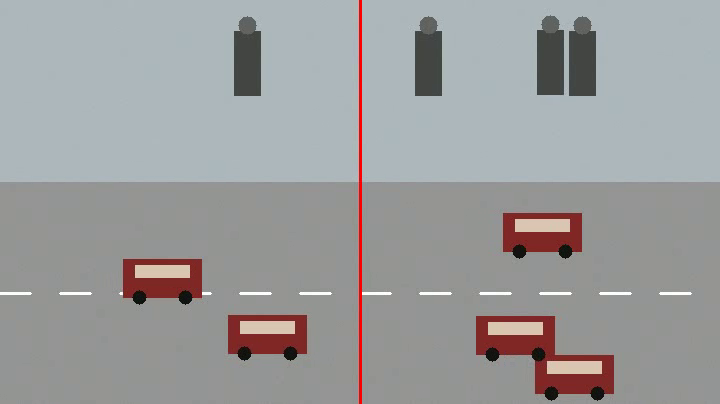
#> input picture frame 15 of data/traffic_clip.mp4, 720 x 404 px
$ python video_analytics.py
#> lines starting #> are read from the running program, lines starting #| are printed output that depends on the picture; after the words box and inside, x2 and y2 are one past the last pixel; in counts of white or black regions, pixels touching at a corner belong together
### config.py
from __future__ import annotations
import os

#  File-system layout

BASE_DIR = os.path.dirname(os.path.abspath(__file__))
DATA_DIR = os.path.join(BASE_DIR, "data")
OUTPUT_DIR = os.path.join(BASE_DIR, "outputs")
for _d in (DATA_DIR, OUTPUT_DIR):
    os.makedirs(_d, exist_ok=True)

SYNTHETIC_VIDEO = os.path.join(DATA_DIR, "traffic_clip.mp4")
ANNOTATED_VIDEO = os.path.join(OUTPUT_DIR, "annotated_traffic.mp4")
TIMESERIES_CSV = os.path.join(DATA_DIR, "traffic_timeseries.csv")

#  Object classes (COCO ids used by YOLO)
# We monitor people and cars - exactly the two classes in the reference video.
CLASSES = {
    0: {"name": "person", "color": (0, 255, 0)},
    2: {"name": "car",    "color": (0, 165, 255)},
}
TARGET_CLASS_IDS = list(CLASSES.keys())


#  Monitored locations (cameras)

ZONES = {
    "JCT_MainRoad":   {"site": "Public Street",   "road_capacity": 40, "ped_capacity": 60},
    "GATE_Campus":    {"site": "Smart Campus",    "road_capacity": 25, "ped_capacity": 120},
    "HUB_StationFwd": {"site": "Transport Hub",   "road_capacity": 30, "ped_capacity": 200},
    "MALL_CarParkIn": {"site": "Commercial Area", "road_capacity": 50, "ped_capacity": 90},
}


#  Computer-vision settings
DETECTION_CONFIDENCE = 0.40
NMS_THRESHOLD = 0.45
YOLO_WEIGHTS = "yolov8n.pt"


# Centroid tracker
MAX_TRACK_DISTANCE = 70
MAX_DISAPPEARED = 20


#  Congestion thresholds (fraction of capacity)
DENSITY_BANDS = [
    (0.00, 0.35, "Free-flow"),
    (0.35, 0.65, "Busy"),
    (0.65, 0.85, "Heavy"),
    (0.85, 10.0, "Congested"),
]


#  Analytics settings
ANOMALY_CONTAMINATION = 0.02
ANOMALY_Z_THRESHOLD = 3.0
FORECAST_HORIZON = 12          # 12 x 5 min = 1 hour look-ahead
SAMPLE_INTERVAL_MIN = 5
FORECAST_NOW = "2026-05-20 08:00"

RANDOM_SEED = 42

### synthetic_data.py
from __future__ import annotations
import numpy as np
import pandas as pd
import cv2
import config


#  1. Synthetic traffic video (cars + people)
def generate_traffic_clip(path: str = config.SYNTHETIC_VIDEO,
                          frames: int = 150,
                          fps: int = 20,
                          size=(720, 405),
                          n_cars: int = 5,
                          n_people: int = 4,
                          seed: int = config.RANDOM_SEED) -> str:
    """Render a road scene with cars on the road and people on the pavement."""
    rng = np.random.default_rng(seed)
    w, h = size
    road_top = int(h * 0.45)            # carriageway occupies lower half
    writer = cv2.VideoWriter(path, cv2.VideoWriter_fourcc(*"mp4v"), fps, size)
    if not writer.isOpened():           # pragma: no cover
        raise RuntimeError(f"Could not open VideoWriter for {path}")

    # Cars: move mostly horizontally along the road.
    car_pos = np.column_stack([
        rng.uniform(0, w - 90, n_cars),
        rng.uniform(road_top + 10, h - 50, n_cars),
    ])
    car_vel = np.column_stack([
        rng.choice([-4.0, -3.0, 3.0, 4.0], n_cars),
        rng.uniform(-0.4, 0.4, n_cars),
    ])
    car_wh = np.tile([78, 38], (n_cars, 1))

    # People: move slowly on the pavement (upper area).
    ped_pos = np.column_stack([
        rng.uniform(0, w - 30, n_people),
        rng.uniform(40, road_top - 80, n_people),
    ])
    ped_vel = rng.uniform(-1.8, 1.8, size=(n_people, 2))
    ped_wh = np.tile([26, 64], (n_people, 1))

    for _ in range(frames):
        frame = np.full((h, w, 3), 150, np.uint8)              # tarmac grey
        frame[:road_top] = (190, 185, 175)                     # pavement
        frame += rng.integers(-5, 5, frame.shape, dtype=np.int16).astype(np.uint8)
        # Lane markings + counting line.
        for lx in range(0, w, 60):
            cv2.line(frame, (lx, (road_top + h) // 2), (lx + 30, (road_top + h) // 2),
                     (255, 255, 255), 2)
        cv2.line(frame, (w // 2, 0), (w // 2, h), (0, 0, 255), 2)

        # Update + draw cars.
        car_pos += car_vel
        for i in range(n_cars):
            if car_pos[i, 0] < -90: car_pos[i, 0] = w
            if car_pos[i, 0] > w:   car_pos[i, 0] = -car_wh[i, 0]
            car_pos[i, 1] = np.clip(car_pos[i, 1], road_top + 5, h - car_wh[i, 1] - 5)
            x, y = car_pos[i].astype(int); bw, bh = car_wh[i]
            cv2.rectangle(frame, (x, y), (x + bw, y + bh), (40, 40, 130), -1)
            cv2.rectangle(frame, (x + 12, y + 6), (x + bw - 12, y + 18), (180, 200, 220), -1)
            cv2.circle(frame, (x + 16, y + bh), 7, (20, 20, 20), -1)
            cv2.circle(frame, (x + bw - 16, y + bh), 7, (20, 20, 20), -1)

        # Update + draw people.
        ped_pos += ped_vel
        for i in range(n_people):
            for ax, lim in enumerate((w - ped_wh[i, 0], road_top - 80 - ped_wh[i, 1])):
                if ped_pos[i, ax] < (0 if ax == 0 else 30) or ped_pos[i, ax] > lim:
                    ped_vel[i, ax] *= -1
                    ped_pos[i, ax] = np.clip(ped_pos[i, ax], 0 if ax == 0 else 30, lim)
            x, y = ped_pos[i].astype(int); bw, bh = ped_wh[i]
            cv2.rectangle(frame, (x, y), (x + bw, y + bh), (70, 70, 70), -1)
            cv2.circle(frame, (x + bw // 2, y - 6), 9, (100, 100, 100), -1)

        writer.write(frame)

    writer.release()
    return path


#  2. Aggregated multi-camera, multi-class time-series
# [44 lines left out: function generate_traffic_timeseries, not called in this run]


# [6 lines that do not run on import are left out]

### detection.py
from __future__ import annotations
from typing import List, Dict, Tuple
import os
import numpy as np
import cv2
import config

Detection = Dict[str, object]


class MultiClassDetector:

    def __init__(self, weights: str = config.YOLO_WEIGHTS,
                 conf: float = config.DETECTION_CONFIDENCE,
                 prefer_yolo: bool = True) -> None:
        self.conf = conf
        self.backend = "none"
        self._yolo = None
        self._hog = None
        self._car_cascade = None

        if prefer_yolo:
            self._try_init_yolo(weights)
        if self._yolo is None:
            self._init_opencv_fallback()

    # ------------------------------------------------------------------ #
    def _try_init_yolo(self, weights: str) -> None:
        try:
            from ultralytics import YOLO            # lazy import on purpose
            self._yolo = YOLO(weights)
            self.backend = "yolov8"
        except Exception:
            self._yolo = None                       # fall back below

    def _init_opencv_fallback(self) -> None:
        # Person detector (HOG + SVM) - always available in OpenCV.
        self._hog = cv2.HOGDescriptor()
        self._hog.setSVMDetector(cv2.HOGDescriptor_getDefaultPeopleDetector())
        # Car detector (Haar cascade) - bundled with OpenCV data.
        cascade_path = os.path.join(cv2.data.haarcascades, "haarcascade_car.xml")
        if os.path.exists(cascade_path):
            self._car_cascade = cv2.CascadeClassifier(cascade_path)
        self.backend = "opencv_fallback"

    # ------------------------------------------------------------------ #
    def detect(self, frame: np.ndarray) -> List[Detection]:
        if self._yolo is not None:
            return self._detect_yolo(frame)
        return self._detect_opencv(frame)

    # [17 lines left out: function _detect_yolo, not called in this run]

    def _detect_opencv(self, frame: np.ndarray) -> List[Detection]:
        gray = cv2.cvtColor(frame, cv2.COLOR_BGR2GRAY)
        out: List[Detection] = []

        # --- People (HOG) ---
        rects, weights = self._hog.detectMultiScale(
            gray, winStride=(4, 4), padding=(8, 8), scale=1.05)
        boxes = [[x, y, x + w, y + h] for (x, y, w, h) in rects]
        scores = [float(s) for s in weights]
        for i in self._nms(boxes, scores, config.NMS_THRESHOLD):
            confidence = float(1.0 / (1.0 + np.exp(-scores[i])))
            if confidence < self.conf:
                continue
            x1, y1, x2, y2 = boxes[i]
            out.append({"bbox": (int(x1), int(y1), int(x2), int(y2)),
                        "confidence": round(confidence, 3),
                        "class_id": 0, "label": "person"})

        # --- Cars (Haar cascade if available, else colour+shape heuristic) ---
        car_boxes = []
        if self._car_cascade is not None and not self._car_cascade.empty():
            cars = self._car_cascade.detectMultiScale(gray, 1.1, 2)
            car_boxes = [[x, y, x + w, y + h] for (x, y, w, h) in cars]
        else:
            car_boxes = self._detect_cars_heuristic(frame)
        for (x1, y1, x2, y2) in car_boxes:
            out.append({"bbox": (int(x1), int(y1), int(x2), int(y2)),
                        "confidence": 0.6, "class_id": 2, "label": "car"})
        return out

    @staticmethod
    def _detect_cars_heuristic(frame: np.ndarray) -> List[List[int]]:
        h, w = frame.shape[:2]
        road = frame[int(h * 0.45):, :]
        hsv = cv2.cvtColor(road, cv2.COLOR_BGR2HSV)
        # Dark / saturated regions = vehicle bodies against light tarmac.
        mask = cv2.inRange(hsv, (0, 0, 0), (179, 255, 110))
        mask = cv2.morphologyEx(mask, cv2.MORPH_CLOSE, np.ones((5, 5), np.uint8))
        contours, _ = cv2.findContours(mask, cv2.RETR_EXTERNAL,
                                       cv2.CHAIN_APPROX_SIMPLE)
        boxes = []
        offset = int(h * 0.45)
        for c in contours:
            x, y, bw, bh = cv2.boundingRect(c)
            if bw >= 45 and 18 <= bh <= 90 and bw > bh:   # car-shaped
                boxes.append([x, y + offset, x + bw, y + offset + bh])
        return boxes

    @staticmethod
    def _nms(boxes, scores, iou_thr: float) -> List[int]:
        if not boxes:
            return []
        b = np.array(boxes, float); s = np.array(scores, float)
        x1, y1, x2, y2 = b[:, 0], b[:, 1], b[:, 2], b[:, 3]
        areas = (x2 - x1 + 1) * (y2 - y1 + 1)
        order = s.argsort()[::-1]
        keep = []
        while order.size > 0:
            i = order[0]; keep.append(int(i))
            xx1 = np.maximum(x1[i], x1[order[1:]]); yy1 = np.maximum(y1[i], y1[order[1:]])
            xx2 = np.minimum(x2[i], x2[order[1:]]); yy2 = np.minimum(y2[i], y2[order[1:]])
            wd = np.maximum(0, xx2 - xx1 + 1); ht = np.maximum(0, yy2 - yy1 + 1)
            inter = wd * ht
            iou = inter / (areas[i] + areas[order[1:]] - inter)
            order = order[1:][iou <= iou_thr]
        return keep


def detection_centroid(bbox: Tuple[int, int, int, int]) -> Tuple[int, int]:
    x1, y1, x2, y2 = bbox
    return (x1 + x2) // 2, (y1 + y2) // 2


# [3 lines that do not run on import are left out]

### tracking.py
from __future__ import annotations
from collections import OrderedDict
from typing import Dict, List, Tuple
import numpy as np
import config


class CentroidTracker:
    """Greedy nearest-neighbour centroid tracker for a single class."""

    def __init__(self, max_distance: int = config.MAX_TRACK_DISTANCE,
                 max_disappeared: int = config.MAX_DISAPPEARED) -> None:
        self.next_id = 0
        self.objects: "OrderedDict[int, Tuple[int,int]]" = OrderedDict()
        self.disappeared: "OrderedDict[int, int]" = OrderedDict()
        self.max_distance = max_distance
        self.max_disappeared = max_disappeared

    def _register(self, c): self.objects[self.next_id] = c; self.disappeared[self.next_id] = 0; self.next_id += 1
    def _deregister(self, oid): del self.objects[oid]; del self.disappeared[oid]

    def update(self, centroids: List[Tuple[int, int]]) -> Dict[int, Tuple[int, int]]:
        if len(centroids) == 0:
            for oid in list(self.disappeared.keys()):
                self.disappeared[oid] += 1
                if self.disappeared[oid] > self.max_disappeared:
                    self._deregister(oid)
            return dict(self.objects)

        pts = np.array(centroids, float)
        if len(self.objects) == 0:
            for c in pts:
                self._register((int(c[0]), int(c[1])))
            return dict(self.objects)

        ids = list(self.objects.keys())
        obj = np.array(list(self.objects.values()), float)
        d = np.linalg.norm(obj[:, None, :] - pts[None, :, :], axis=2)
        rows = d.min(axis=1).argsort()
        cols = d.argmin(axis=1)[rows]
        used_r, used_c = set(), set()
        for r, c in zip(rows, cols):
            if r in used_r or c in used_c or d[r, c] > self.max_distance:
                continue
            oid = ids[r]
            self.objects[oid] = (int(pts[c][0]), int(pts[c][1]))
            self.disappeared[oid] = 0
            used_r.add(r); used_c.add(c)
        for r in set(range(d.shape[0])) - used_r:
            oid = ids[r]; self.disappeared[oid] += 1
            if self.disappeared[oid] > self.max_disappeared:
                self._deregister(oid)
        for c in set(range(d.shape[1])) - used_c:
            self._register((int(pts[c][0]), int(pts[c][1])))
        return dict(self.objects)


class LineCounter:
    """Counts crossings of a vertical line, by direction, for one class."""

    def __init__(self, line_x: int) -> None:
        self.line_x = line_x
        self.prev_x: Dict[int, int] = {}
        self.left_to_right = 0
        self.right_to_left = 0

    def update(self, objects: Dict[int, Tuple[int, int]]) -> None:
        for oid, (cx, _cy) in objects.items():
            if oid in self.prev_x:
                px = self.prev_x[oid]
                if px < self.line_x <= cx:
                    self.left_to_right += 1
                elif px >= self.line_x > cx:
                    self.right_to_left += 1
            self.prev_x[oid] = cx

    @property
    def total(self) -> int:
        return self.left_to_right + self.right_to_left


class MultiClassTracker:
    """Holds an independent tracker + counter for each monitored class."""

    def __init__(self, line_x: int) -> None:
        self.trackers = {cid: CentroidTracker() for cid in config.TARGET_CLASS_IDS}
        self.counters = {cid: LineCounter(line_x) for cid in config.TARGET_CLASS_IDS}

    def update(self, detections, centroid_fn):
        per_class_objs = {}
        for cid in config.TARGET_CLASS_IDS:
            cents = [centroid_fn(d["bbox"]) for d in detections if d["class_id"] == cid]
            objs = self.trackers[cid].update(cents)
            self.counters[cid].update(objs)
            per_class_objs[cid] = objs
        return per_class_objs


# [3 lines that do not run on import are left out]

### video_analytics.py
from __future__ import annotations
from typing import Dict, List
import numpy as np
import cv2
import config
from detection import MultiClassDetector, detection_centroid
from tracking import MultiClassTracker


# Xavfsiz klass ma'lumoti olish - topilmasa standart qiymat (xato bermaydi)
_DEFAULT_CLASS = {"name": "obj", "color": (200, 200, 200)}
def _cls(cid):
    return config.CLASSES.get(cid, _DEFAULT_CLASS)


def analyse_video(video_path: str = config.SYNTHETIC_VIDEO,
                  annotated_out: str = config.ANNOTATED_VIDEO,
                  write_annotated: bool = True) -> Dict[str, object]:
    cap = cv2.VideoCapture(video_path)
    if not cap.isOpened():
        raise FileNotFoundError(f"Cannot open video: {video_path}")
    width = int(cap.get(cv2.CAP_PROP_FRAME_WIDTH))
    height = int(cap.get(cv2.CAP_PROP_FRAME_HEIGHT))
    fps = cap.get(cv2.CAP_PROP_FPS) or 20.0

    detector = MultiClassDetector()
    mtrack = MultiClassTracker(line_x=width // 2)
    writer = None
    if write_annotated:
        writer = cv2.VideoWriter(annotated_out,
                                 cv2.VideoWriter_fourcc(*"mp4v"), fps, (width, height))

    per_frame = {cid: [] for cid in config.TARGET_CLASS_IDS}
    conf_acc = {cid: [] for cid in config.TARGET_CLASS_IDS}
    frame_idx = 0

    MAX_FRAMES = 600
    while True:
        ok, frame = cap.read()
        if not ok:
            break
        frame_idx += 1
        if frame_idx > MAX_FRAMES:
            break
        detections = detector.detect(frame)
        objs = mtrack.update(detections, detection_centroid)
        for cid in config.TARGET_CLASS_IDS:
            cdets = [d for d in detections if d["class_id"] == cid]
            per_frame[cid].append(len(cdets))
            if cdets:
                conf_acc[cid].append(float(np.mean([d["confidence"] for d in cdets])))
        if writer is not None:
            _annotate(frame, detections, objs, mtrack, width)
            writer.write(frame)

    cap.release()
    if writer is not None:
        writer.release()

    summary = {"backend": detector.backend, "frames_processed": frame_idx,
               "annotated_video": annotated_out if write_annotated else None,
               "classes": {}}
    for cid in config.TARGET_CLASS_IDS:
        name = _cls(cid)["name"]
        counts = np.array(per_frame[cid]) if per_frame[cid] else np.array([0])
        summary["classes"][name] = {
            "peak_count": int(counts.max()),
            "mean_count": round(float(counts.mean()), 2),
            "unique_tracks": mtrack.trackers[cid].next_id,
            "crossings_l2r": mtrack.counters[cid].left_to_right,
            "crossings_r2l": mtrack.counters[cid].right_to_left,
            "total_crossings": mtrack.counters[cid].total,
            "mean_confidence": round(float(np.mean(conf_acc[cid])), 3) if conf_acc[cid] else 0.0,
        }
    return summary


def _annotate(frame, detections, objs, mtrack, width) -> None:
    cv2.line(frame, (width // 2, 0), (width // 2, frame.shape[0]), (0, 0, 255), 2)
    for d in detections:
        x1, y1, x2, y2 = d["bbox"]
        color = _cls(d["class_id"])["color"]
        cv2.rectangle(frame, (x1, y1), (x2, y2), color, 2)
        cv2.putText(frame, f"{d['label']} {d['confidence']:.2f}", (x1, max(y1 - 6, 12)),
                    cv2.FONT_HERSHEY_SIMPLEX, 0.4, color, 1)
    for cid, omap in objs.items():
        color = _cls(cid)["color"]
        for oid, (cx, cy) in omap.items():
            cv2.circle(frame, (cx, cy), 3, color, -1)
            cv2.putText(frame, str(oid), (cx - 6, cy - 6),
                        cv2.FONT_HERSHEY_SIMPLEX, 0.4, color, 1)
    # HUD
    y = 22
    for cid in config.TARGET_CLASS_IDS:
        name = _cls(cid)["name"]; c = mtrack.counters[cid]
        cv2.putText(frame, f"{name}:  ->{c.left_to_right}  <-{c.right_to_left}  tot {c.total}",
                    (8, y), cv2.FONT_HERSHEY_SIMPLEX, 0.55,
                    _cls(cid)["color"], 2)
        y += 26


if __name__ == "__main__":
    import synthetic_data
    synthetic_data.generate_traffic_clip()
    s = analyse_video()
#> (the call stopped at in _try_init_yolo, `self._yolo = YOLO(weights)`: ultralytics is not available in this run)
#> in analyse_video, frame is the input picture: shape (404, 720, 3); mean B, G, R 157.2, 156.7, 156.5
#> in _detect_opencv, `gray = cv2.cvtColor(frame, cv2.COLOR_BGR2GRAY)`:
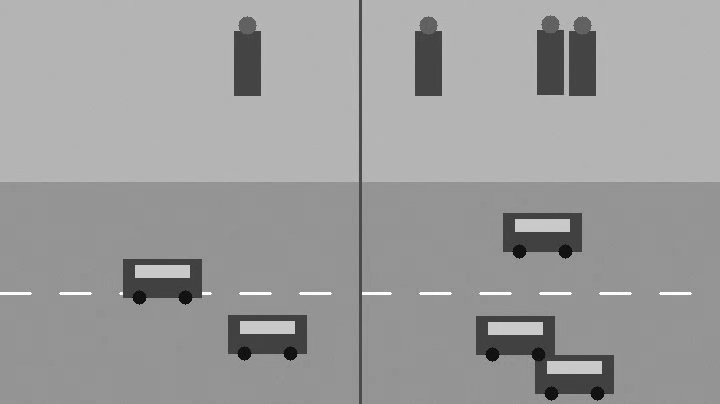
#> gray: shape (404, 720); min 8, max 255, mean 156.5
#> in _detect_opencv, `rects, weights = self._hog.detectMultiScale( gray, winStride=(4, 4), p..`: rects = [[506, 0, 86, 166]]; weights = [1.26]
#> in _detect_opencv, `boxes = [[x, y, x + w, y + h] for (x, y, w, h) in rects]`: boxes = [[506, 0, 592, 166]]
#> in _detect_opencv, `scores = [float(s) for s in weights]`: scores = [1.26]
#> in _nms, `b = np.array(boxes, float)`: b = [[506, 0, 592, 166]]
#> in _nms, `s = np.array(scores, float)`: s = [1.26]
#> in _nms, `x1, y1, x2, y2 = b[:, 0], b[:, 1], b[:, 2], b[:, 3]`: x1 = [506]; y1 = [0]; x2 = [592]; y2 = [166]
#> in _nms, `areas = (x2 - x1 + 1) * (y2 - y1 + 1)`: areas = [14529]
#> in _nms, `order = s.argsort()[::-1]`: order = [0]
#> the loop in _detect_opencv, `for i in self._nms(boxes, scores, config.NMS_THRESHOLD):` made 1 pass
#> (confidence, x1, y1, x2, y2) on pass 1: (0.778, 506, 0, 592, 166)
#> after the loop in _detect_opencv, `for i in self._nms(boxes, scores, config.NMS_THRESHOLD):`: out = 1 item
#> in _detect_cars_heuristic, `road = frame[int(h * 0.45):, :]`:
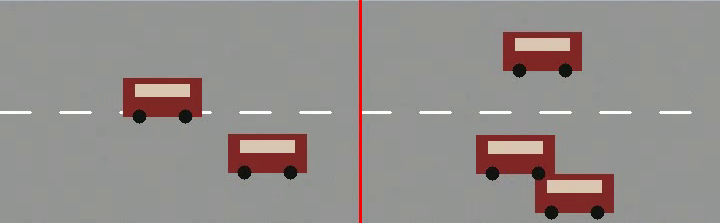
#> road: shape (223, 720, 3); mean B, G, R 139.5, 141.5, 147.9
#> in _detect_cars_heuristic, `mask = cv2.inRange(hsv, (0, 0, 0), (179, 255, 110))`:
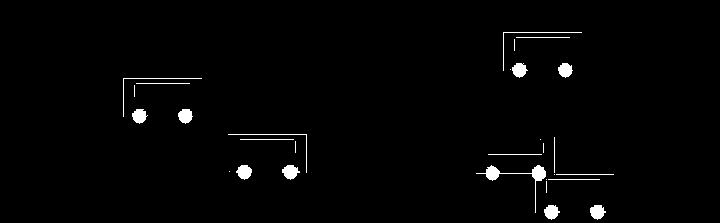
#> mask: shape (223, 720); 1.6% white; 29 white regions (10 under 20 px), largest, box (x1, y1, x2, y2) and area: (476, 165, 546, 213) 404, (282, 165, 300, 180) 177, (590, 205, 606, 220) 169
#> in _detect_cars_heuristic, `mask = cv2.morphologyEx(mask, cv2.MORPH_CLOSE, np.ones((5, 5), np.uint..`:
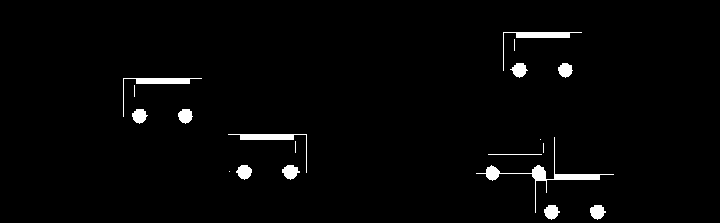
#> mask: shape (223, 720); 2.1% white; 19 white regions (6 under 20 px)
#> in _detect_cars_heuristic, `contours, _ = cv2.findContours(mask, cv2.RETR_EXTERNAL, cv2.CHAIN_APPR..`: contours = 19 contours, 7 with area under 20; largest, box (x1, y1, x2, y2) and area: (476, 137, 614, 213) 530, (228, 134, 307, 173) 266, (123, 78, 202, 117) 266, (503, 32, 582, 71) 266, (282, 165, 300, 180) 154
#> the loop in _detect_cars_heuristic, `for c in contours:` made 19 passes
#> (x, y, bw, bh) on passes 1, 2, 3, 4, 5, 9, 10, 11: (590, 205, 16, 15), (544, 205, 16, 15), (229, 171, 1, 1), (282, 165, 18, 15), (236, 165, 16, 15), (540, 139, 1, 1), (476, 137, 138, 76), (228, 134, 79, 39)
#> after the loop in _detect_cars_heuristic, `for c in contours:`: boxes = [[476, 318, 614, 394], [228, 315, 307, 354], [123, 259, 202, 298], [503, 213, 582, 252]]
#> in _detect_opencv, `car_boxes = self._detect_cars_heuristic(frame)`: car_boxes has the same summary as boxes in _detect_cars_heuristic
#> the loop in _detect_opencv, `for (x1, y1, x2, y2) in car_boxes:` made 4 passes
#> after the loop in _detect_opencv, `for (x1, y1, x2, y2) in car_boxes:`: out = 5 items
#> the loop in update, `for cid in config.TARGET_CLASS_IDS:` made 2 passes
#> after the loop in update, `for cid in config.TARGET_CLASS_IDS:`: per_class_objs = 2 items
#> in _annotate, `cv2.line(frame, (width // 2, 0), (width // 2, frame.shape[0]), (0, 0, ..`:
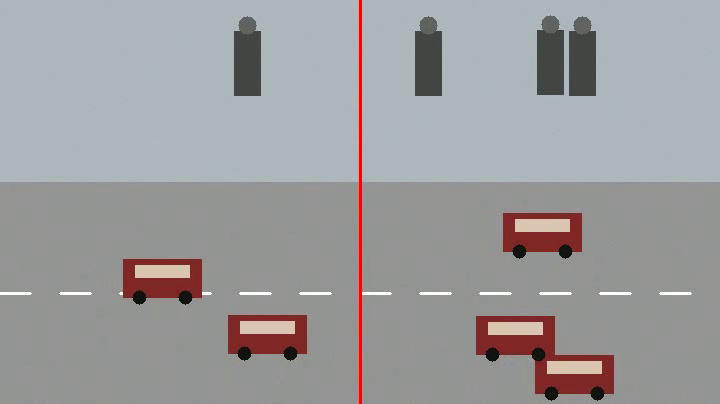
#> frame: shape (404, 720, 3); 0.41% of pixels changed, all inside (x1, y1, x2, y2) = (359, 0, 362, 404)
#> the loop in _annotate, `for d in detections:` made 5 passes
#> (x1, y1, x2, y2, color) on passes 1 to 5: (506, 0, 592, 166, (0, 255, 0)), (476, 318, 614, 394, (0, 165, 255)), (228, 315, 307, 354, (0, 165, 255)), (123, 259, 202, 298, (0, 165, 255)), (503, 213, 582, 252, (0, 165, 255))
#> (the rest of the program and of its run is left out)
